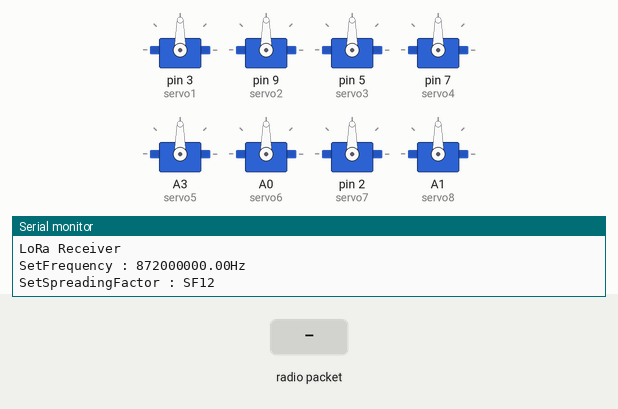
The sketch below on a simulated Arduino Uno, built with avr-gcc and run on an emulated ATmega328P. Shown: 8 × servo, the last lines printed to the serial monitor. The inputs (shaded band) are chosen by the test bench. No radio packets arrive unless stated.

Above: at 1.2 s.
1.3 s: radio packet "1" arrives
At 1.6 s:
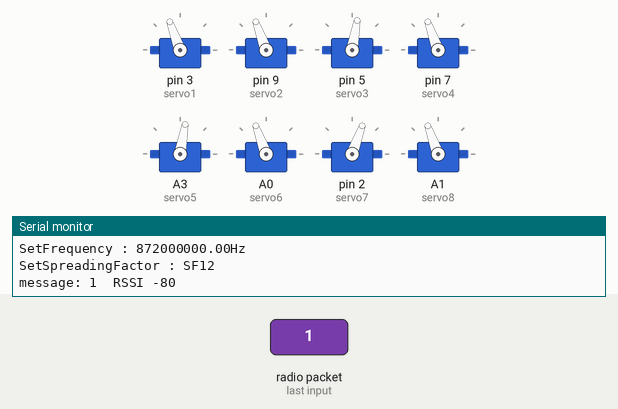
4.3 s: radio packet "2" arrives
At 6.6 s:
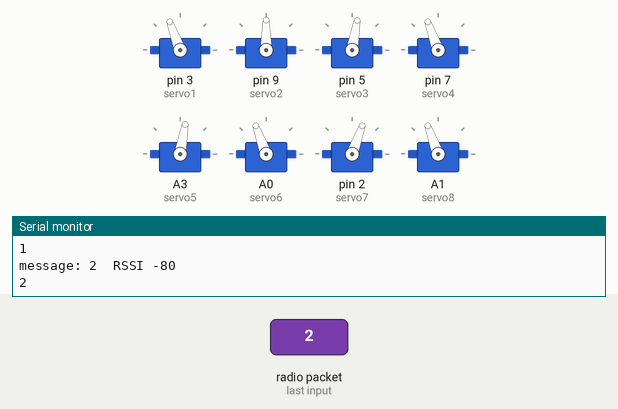
7.3 s: radio packet "3" arrives
At 10.1 s:
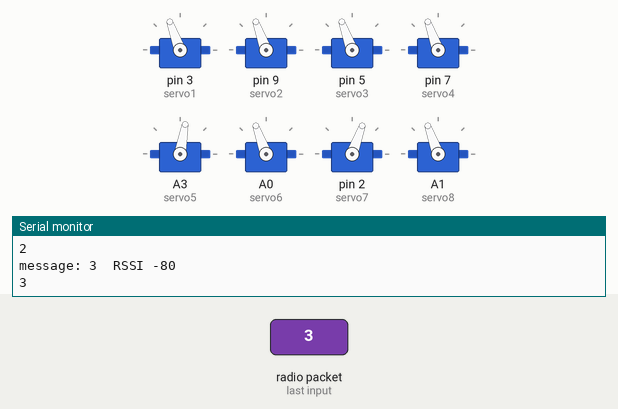
10.3 s: radio packet "4" arrives
At 13.1 s:
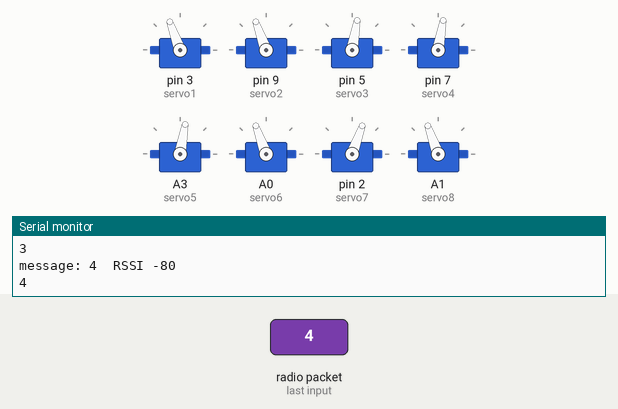
13.3 s: radio packet "5" arrives
At 15.9 s:
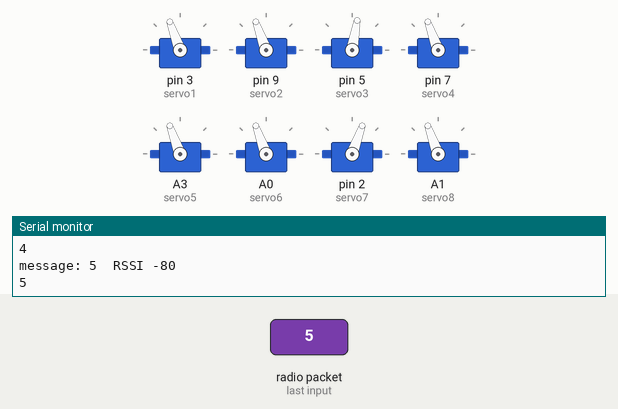
16.3 s: radio packet "6" arrives
At 19.4 s:
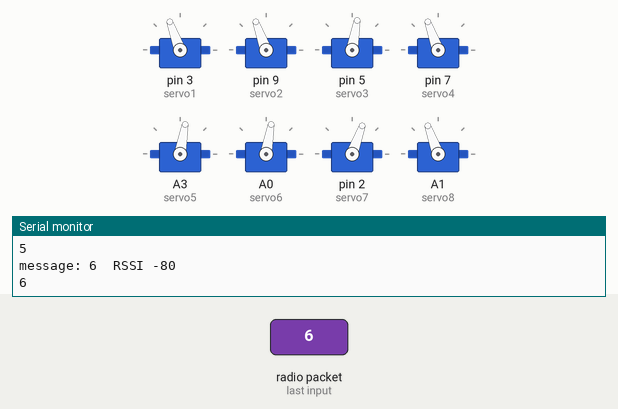
Timing chart, 0 to 20.3 s (numbered marks = the images above; inputs shaded):
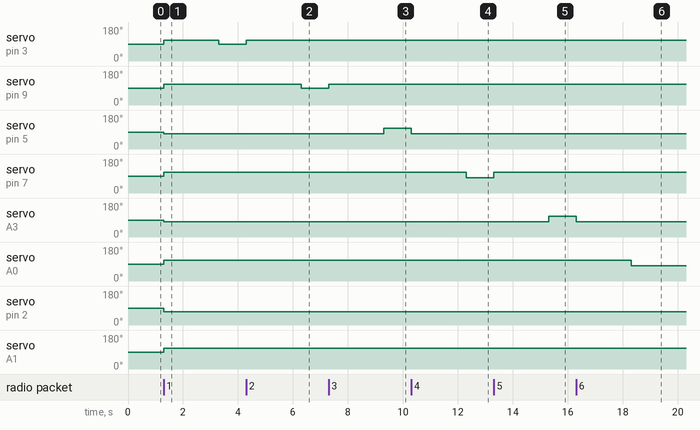

The sketch:

LoRaReceiver_Phy_8servo.ino
```cpp
#include <SPI.h>
#include <LoRa.h>
#include <Servo.h>

//Initialisation des servomoteurs.
Servo servo1;
Servo servo2;
Servo servo3;
Servo servo4;
Servo servo5;
Servo servo6;
Servo servo7;
Servo servo8;

//On définit les variables pour la transmission LoRa
int txPower = 14; // from 0 to 20, default is 14
int spreadingFactor = 12; // from 7 to 12, default is 12
long signalBandwidth = 250E3; // 7.8E3, 10.4E3, 15.6E3, 20.8E3, 31.25E3,41.7E3,62.5E3,125E3,250E3,500e3, default is 125E3
int codingRateDenominator=8; // Numerator is 4, and denominator from 5 to 8, default is 5
int preambleLength=20; // from 2 to 20, default is 8

#define SS 10
#define RST 8
#define DI0 6
#define BAND 872E6

void setup() {
  //Setup LoRa
  Serial.begin(115200);
  while (!Serial);

  Serial.println("LoRa Receiver");
  Serial.print("SetFrequency : ");
  Serial.print(BAND);
  Serial.println("Hz");
  Serial.print("SetSpreadingFactor : SF");
  Serial.println(spreadingFactor);


  SPI.begin();
  LoRa.setPins(SS,RST,DI0);


  if (!LoRa.begin(BAND)) {
    Serial.println("Starting LoRa failed!");
    while (1);
  }
 LoRa.setTxPower(txPower,1);
 LoRa.setSpreadingFactor(spreadingFactor);
 LoRa.setSignalBandwidth(signalBandwidth);
 LoRa.setCodingRate4(codingRateDenominator);
 LoRa.setPreambleLength(preambleLength);

//On attache les servomoteurs à leurs ports sur la carte.
 servo1.attach(3);
 servo2.attach(9);
 servo3.attach(5);
 servo4.attach(7);
 servo5.attach(A3);
 servo6.attach(A0);
 servo7.attach(2);
 servo8.attach(A1);
}

void loop() {
  //On récupère le message envoyer si il y en a un qu'on stocke dans la variable message.
  int packetSize = LoRa.parsePacket();
  if (packetSize) {
    String message;
    while (LoRa.available()) {
      message += (char)LoRa.read();
    }
    //On affiche le message qui contient la partition.
    Serial.print("message: ");
    Serial.print(message);
    Serial.print("  RSSI ");
    Serial.println(LoRa.packetRssi());

    //On défini le degré initial de chaque servomoteur avant chaque musique.
    int degre1 = 110;
    int degre2 = 110;
    int degre3 = 80;
    int degre4 = 110;
    int degre5 = 80;
    int degre6 = 110;
    int degre7 = 70;
    int degre8 = 110;
    int delais = 500;
    int longueur = message.length();
    servo1.write(degre1);
    servo2.write(degre2);
    servo3.write(degre3);
    servo4.write(degre4);
    servo5.write(degre5);
    servo6.write(degre6);
    servo7.write(degre7);
    servo8.write(degre8);
    delay(2000);

    //On boucle sur chaque caractère du message qui sont des nombre entre 0 et 8 correspondant au servomoteurs à actionner (ou un temps mort si c'est 0).
    int i;
    for (i=0; i<longueur; i++) {
      Serial.println(message[i]);
      if ((String)message[i] == "1") {
        //On change le degré pour la position heute ou basse du servomoteurs.
        if (degre1 == 90) {
          degre1 = 110;
        } else {
          degre1 = 90;
        }
        //Puis on change la position du servomoteurs pour qu'il joue la note.
        servo1.write(degre1);
      delay(delais);
     }
     else if ((String)message[i] == "2") {
        if (degre2 == 90) {
          degre2 = 110;
        } else {
          degre2 = 90;
        }
      servo2.write(degre2);
      delay(delais);
     } else if ((String)message[i] == "3") {
        if (degre3 == 80) {
          degre3 = 110;
        } else {
          degre3 = 80;
        }
      servo3.write(degre3);
      delay(delais);
     } else if ((String)message[i] == "4") {
        if (degre4 == 80) {
          degre4 = 110;
        } else {
          degre4 = 80;
        }
      servo4.write(degre4);
      delay(delais);
     } else if ((String)message[i] == "5") {
        if (degre5 == 80) {
          degre5 = 110;
        } else {
          degre5 = 80;
        }
      servo5.write(degre5);
      delay(delais);
     } else if ((String)message[i] == "6") {
        if (degre6 == 80) {
          degre6 = 110;
        } else {
          degre6 = 80;
        }
      servo6.write(degre6);
      delay(delais);
     } else if ((String)message[i] == "7") {
        if (degre7 == 70) {
          degre7 = 110;
        } else {
          degre7 = 70;
        }
      servo7.write(degre7);
      delay(delais);
     } else if ((String)message[i] == "8") {
        if (degre8 == 85) {
          degre8 = 110;
        } else {
          degre8 = 85;
        }
      servo8.write(degre8);
      delay(delais);
     } else if ((String)message[i] == "0") {
      delay(delais);
     }
    }
  }
}
```

Measured:
- after the input at 1.3 s, servo on pin 3 (servo1): 90° → 110° at once, → 90° 2.0 s later; servo on pin 9 (servo2), servo on pin 7 (servo4), servo on A0 (servo6), servo on A1 (servo8): 90° → 110° at once; servo on pin 5 (servo3), servo on A3 (servo5): 90° → 80° at once; servo on pin 2 (servo7): 90° → 70° at once
- after the input at 4.3 s, servo on pin 3 (servo1): 90° → 110° at once; servo on pin 9 (servo2): 110° → 90° after 2.0 s
- after the input at 7.3 s, servo on pin 9 (servo2): 90° → 110° at once; servo on pin 5 (servo3): 80° → 110° after 2.0 s
- after the input at 10.3 s, servo on pin 5 (servo3): 110° → 80° at once; servo on pin 7 (servo4): 110° → 80° after 2.0 s
- after the input at 13.3 s, servo on pin 7 (servo4): 80° → 110° at once; servo on A3 (servo5): 80° → 110° after 2.0 s
- after the input at 16.3 s, servo on A3 (servo5): 110° → 80° at once; servo on A0 (servo6): 110° → 80° after 2.0 s
